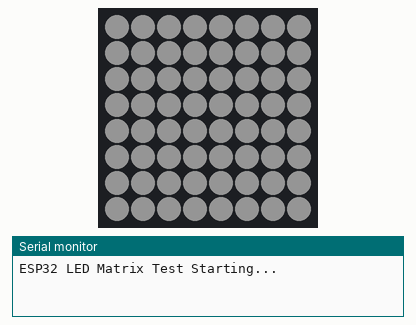
A sketch run on a simulated ESP32. On the bench: 8×8 RGB LED matrix (first LED top left, wired row by row), the last lines printed to the serial monitor. Dim RGB values are drawn brighter than linear; the strip is taken to match the declared colour order.

Above: at 0.1 s.
At 1.1 s:
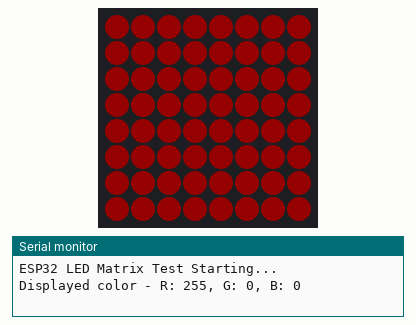
At 2.1 s:
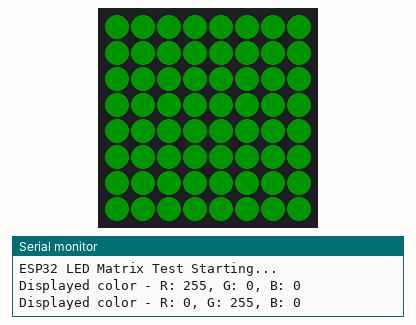
At 3.1 s:
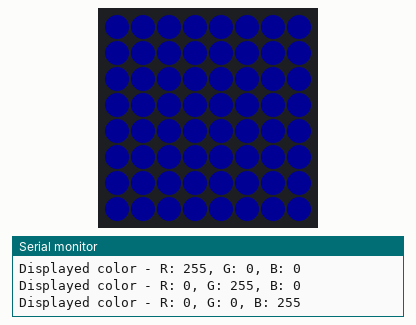

Measured:
- by itself, everything shown: repeats every 3.0 s, in 3 steps
- what the display in image 1 shows lasts 1.0 s, from 1.0 s to 2.0 s

The sketch:

basic_matrix_colors.ino
```cpp
#include <Adafruit_NeoPixel.h>
//#include "font.h"  // Include the font header file
#include <WebServer.h>
#include <WiFi.h>
#include <time.h>  // Include the time library

// Define LED matrix details
#define PIN_NEOPIXEL 14
#define NUMPIXELS    64  // 8x8 matrix
#define MATRIX_WIDTH 8
#define MATRIX_HEIGHT 8
#define RGB_BRIGHTNESS 20  // Brightness level (0-255)

Adafruit_NeoPixel pixels(NUMPIXELS, PIN_NEOPIXEL, NEO_RGB + NEO_KHZ800);

// Replace with your network credentials
const char* ssid = "WaxLand-A2-2G";
const char* password = "DodgeandHonda";

// Timezone details
const char* ntpServer = "pool.ntp.org";
const long gmtOffset_sec = -18000; // Example: GMT-5 for EST
const int daylightOffset_sec = 3600;

// Alarm settings
String alarmTime = "";       // Stores the alarm time (HH:MM)
String alarmMessage = "";    // Stores the custom alarm message
bool alarmTriggered = false; // Flag to indicate if the alarm has been triggered
unsigned long alarmStartTime = 0; // Tracks when the alarm started flashing

// Flashing and alarm duration settings
bool flashOn = false;
unsigned long previousFlashMillis = 0;
unsigned long flashInterval = 500;     // Flash interval (500ms)
unsigned long flashDuration = 120000; // Default 2 minutes for alarm

// Web Server
WebServer server(80);

void setup() {
    // Initialize the NeoPixel library
    pixels.begin();
    pixels.setBrightness(RGB_BRIGHTNESS);

    Serial.begin(115200);
    Serial.println("ESP32 LED Matrix Test Starting...");

    // Test basic functionality - Set all LEDs to white
    for (int i = 0; i < NUMPIXELS; i++) {
        pixels.setPixelColor(i, pixels.Color(255, 255, 255));  // Set all pixels to white
    }
    pixels.show();
    delay(1000);

    // Clear the matrix
    for (int i = 0; i < NUMPIXELS; i++) {
        pixels.setPixelColor(i, 0);  // Turn off all pixels
    }
    pixels.show();
}

void loop() {
    // Basic test - Cycle through colors
    displayColor(255, 0, 0);  // Red
    delay(1000);
    displayColor(0, 255, 0);  // Green
    delay(1000);
    displayColor(0, 0, 255);  // Blue
    delay(1000);
}

// Function to display a single color across the matrix
void displayColor(uint8_t r, uint8_t g, uint8_t b) {
    for (int i = 0; i < NUMPIXELS; i++) {
        pixels.setPixelColor(i, pixels.Color(r, g, b));
    }
    pixels.show();
    Serial.print("Displayed color - R: ");
    Serial.print(r);
    Serial.print(", G: ");
    Serial.print(g);
    Serial.print(", B: ");
    Serial.println(b);
}
```
